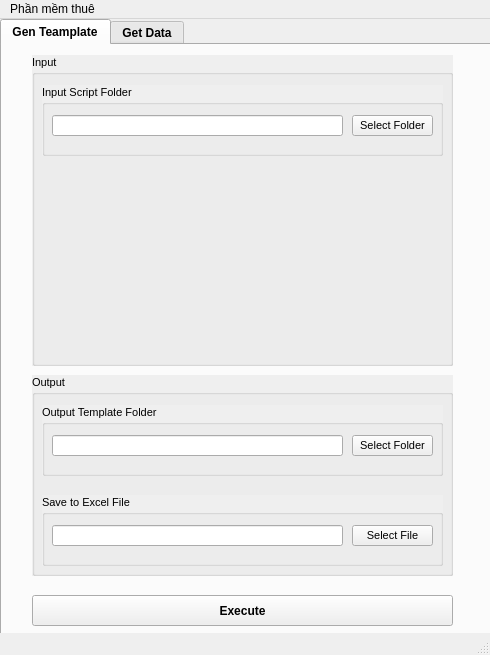
<?xml version="1.0" encoding="UTF-8"?>
<ui version="4.0">
 <class>PhanMemThue</class>
 <widget class="QMainWindow" name="PhanMemThue">
  <property name="geometry">
   <rect>
    <x>0</x>
    <y>0</y>
    <width>490</width>
    <height>655</height>
   </rect>
  </property>
  <property name="windowTitle">
   <string>MainWindow</string>
  </property>
  <widget class="QWidget" name="centralwidget">
   <widget class="QTabWidget" name="tabWidget">
    <property name="geometry">
     <rect>
      <x>0</x>
      <y>0</y>
      <width>491</width>
      <height>621</height>
     </rect>
    </property>
    <property name="font">
     <font>
      <weight>75</weight>
      <bold>true</bold>
     </font>
    </property>
    <property name="focusPolicy">
     <enum>Qt::WheelFocus</enum>
    </property>
    <property name="tabShape">
     <enum>QTabWidget::Rounded</enum>
    </property>
    <property name="currentIndex">
     <number>0</number>
    </property>
    <widget class="QWidget" name="GenTemplateTab">
     <attribute name="title">
      <string>Gen Teamplate</string>
     </attribute>
     <widget class="QPushButton" name="ExecuteBotton">
      <property name="geometry">
       <rect>
        <x>30</x>
        <y>550</y>
        <width>421</width>
        <height>31</height>
       </rect>
      </property>
      <property name="font">
       <font>
        <pointsize>9</pointsize>
        <weight>75</weight>
        <bold>true</bold>
       </font>
      </property>
      <property name="text">
       <string>Execute</string>
      </property>
     </widget>
     <widget class="QGroupBox" name="OutputGroupBox">
      <property name="geometry">
       <rect>
        <x>30</x>
        <y>330</y>
        <width>421</width>
        <height>201</height>
       </rect>
      </property>
      <property name="font">
       <font>
        <pointsize>8</pointsize>
        <weight>50</weight>
        <bold>false</bold>
       </font>
      </property>
      <property name="autoFillBackground">
       <bool>true</bool>
      </property>
      <property name="title">
       <string>Output</string>
      </property>
      <property name="flat">
       <bool>false</bool>
      </property>
      <property name="checkable">
       <bool>false</bool>
      </property>
      <widget class="QGroupBox" name="OutputExcelGroupBox">
       <property name="geometry">
        <rect>
         <x>10</x>
         <y>120</y>
         <width>401</width>
         <height>71</height>
        </rect>
       </property>
       <property name="autoFillBackground">
        <bool>true</bool>
       </property>
       <property name="title">
        <string>Save to Excel File</string>
       </property>
       <widget class="QPushButton" name="SelectExcelFileButton">
        <property name="geometry">
         <rect>
          <x>310</x>
          <y>30</y>
          <width>81</width>
          <height>21</height>
         </rect>
        </property>
        <property name="text">
         <string>Select File</string>
        </property>
       </widget>
       <widget class="QLineEdit" name="OutputExcelPath">
        <property name="geometry">
         <rect>
          <x>10</x>
          <y>30</y>
          <width>291</width>
          <height>21</height>
         </rect>
        </property>
       </widget>
      </widget>
      <widget class="QGroupBox" name="TemplateFolderGroupBox">
       <property name="geometry">
        <rect>
         <x>10</x>
         <y>30</y>
         <width>401</width>
         <height>71</height>
        </rect>
       </property>
       <property name="autoFillBackground">
        <bool>true</bool>
       </property>
       <property name="title">
        <string>Output Template Folder</string>
       </property>
       <widget class="QPushButton" name="SelectTemplateFolderButtom">
        <property name="geometry">
         <rect>
          <x>310</x>
          <y>30</y>
          <width>81</width>
          <height>21</height>
         </rect>
        </property>
        <property name="text">
         <string>Select Folder</string>
        </property>
       </widget>
       <widget class="QLineEdit" name="TemplateFolderPath">
        <property name="geometry">
         <rect>
          <x>10</x>
          <y>30</y>
          <width>291</width>
          <height>21</height>
         </rect>
        </property>
       </widget>
      </widget>
     </widget>
     <widget class="QGroupBox" name="InputGroupBox">
      <property name="geometry">
       <rect>
        <x>30</x>
        <y>10</y>
        <width>421</width>
        <height>311</height>
       </rect>
      </property>
      <property name="font">
       <font>
        <pointsize>8</pointsize>
        <weight>50</weight>
        <bold>false</bold>
       </font>
      </property>
      <property name="autoFillBackground">
       <bool>true</bool>
      </property>
      <property name="title">
       <string>Input</string>
      </property>
      <widget class="QGroupBox" name="InputScriptFolderGroupBox">
       <property name="geometry">
        <rect>
         <x>10</x>
         <y>30</y>
         <width>401</width>
         <height>71</height>
        </rect>
       </property>
       <property name="autoFillBackground">
        <bool>true</bool>
       </property>
       <property name="title">
        <string>Input Script Folder</string>
       </property>
       <widget class="QPushButton" name="SelectScriptFolderButtom">
        <property name="geometry">
         <rect>
          <x>310</x>
          <y>30</y>
          <width>81</width>
          <height>21</height>
         </rect>
        </property>
        <property name="text">
         <string>Select Folder</string>
        </property>
       </widget>
       <widget class="QLineEdit" name="ScriptsFolderPath">
        <property name="geometry">
         <rect>
          <x>10</x>
          <y>30</y>
          <width>291</width>
          <height>21</height>
         </rect>
        </property>
       </widget>
      </widget>
      <widget class="QWidget" name="ListScriptFileScroll" native="true">
       <property name="geometry">
        <rect>
         <x>10</x>
         <y>110</y>
         <width>401</width>
         <height>191</height>
        </rect>
       </property>
       <property name="font">
        <font>
         <pointsize>9</pointsize>
        </font>
       </property>
      </widget>
     </widget>
    </widget>
    <widget class="QWidget" name="GetDataTab">
     <attribute name="title">
      <string>Get Data</string>
     </attribute>
     <widget class="QGroupBox" name="InputGroupBox_S2">
      <property name="geometry">
       <rect>
        <x>30</x>
        <y>20</y>
        <width>421</width>
        <height>501</height>
       </rect>
      </property>
      <property name="font">
       <font>
        <pointsize>8</pointsize>
        <weight>50</weight>
        <bold>false</bold>
       </font>
      </property>
      <property name="autoFillBackground">
       <bool>true</bool>
      </property>
      <property name="title">
       <string>Input</string>
      </property>
      <widget class="QGroupBox" name="InputExcelFileGroupBox_S2">
       <property name="geometry">
        <rect>
         <x>10</x>
         <y>30</y>
         <width>401</width>
         <height>71</height>
        </rect>
       </property>
       <property name="autoFillBackground">
        <bool>true</bool>
       </property>
       <property name="title">
        <string>Excel File</string>
       </property>
       <widget class="QPushButton" name="SelectExcelFileButtom_S2">
        <property name="geometry">
         <rect>
          <x>310</x>
          <y>30</y>
          <width>81</width>
          <height>21</height>
         </rect>
        </property>
        <property name="text">
         <string>Select File</string>
        </property>
       </widget>
       <widget class="QLineEdit" name="ExcelFilePath_S2">
        <property name="geometry">
         <rect>
          <x>10</x>
          <y>30</y>
          <width>291</width>
          <height>21</height>
         </rect>
        </property>
       </widget>
      </widget>
      <widget class="QWidget" name="ListScriptFileScroll_S2" native="true">
       <property name="geometry">
        <rect>
         <x>10</x>
         <y>200</y>
         <width>401</width>
         <height>291</height>
        </rect>
       </property>
       <property name="font">
        <font>
         <pointsize>9</pointsize>
        </font>
       </property>
      </widget>
      <widget class="QGroupBox" name="InputTemplateFolderGroupBox_S2">
       <property name="geometry">
        <rect>
         <x>10</x>
         <y>120</y>
         <width>401</width>
         <height>71</height>
        </rect>
       </property>
       <property name="autoFillBackground">
        <bool>true</bool>
       </property>
       <property name="title">
        <string>Script Template Folder</string>
       </property>
       <widget class="QPushButton" name="SelectTemplateFolderButtom_S2">
        <property name="geometry">
         <rect>
          <x>310</x>
          <y>30</y>
          <width>81</width>
          <height>21</height>
         </rect>
        </property>
        <property name="text">
         <string>Select Folder</string>
        </property>
       </widget>
       <widget class="QLineEdit" name="TemplateFolderPath_S2">
        <property name="geometry">
         <rect>
          <x>10</x>
          <y>30</y>
          <width>291</width>
          <height>21</height>
         </rect>
        </property>
       </widget>
      </widget>
     </widget>
     <widget class="QPushButton" name="ExecuteBotton_S2">
      <property name="geometry">
       <rect>
        <x>30</x>
        <y>540</y>
        <width>421</width>
        <height>31</height>
       </rect>
      </property>
      <property name="font">
       <font>
        <pointsize>9</pointsize>
        <weight>75</weight>
        <bold>true</bold>
       </font>
      </property>
      <property name="text">
       <string>Execute</string>
      </property>
     </widget>
    </widget>
   </widget>
  </widget>
  <widget class="QMenuBar" name="menubar">
   <property name="geometry">
    <rect>
     <x>0</x>
     <y>0</y>
     <width>490</width>
     <height>21</height>
    </rect>
   </property>
   <widget class="QMenu" name="menuPh_n_m_m_thu">
    <property name="title">
     <string>Phần mềm thuê</string>
    </property>
   </widget>
   <addaction name="menuPh_n_m_m_thu"/>
  </widget>
  <widget class="QStatusBar" name="statusbar"/>
 </widget>
 <resources/>
 <connections/>
</ui>
